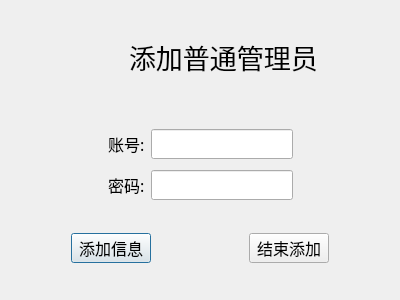
<?xml version="1.0" encoding="UTF-8"?>
<ui version="4.0">
 <class>add_admin</class>
 <widget class="QDialog" name="add_admin">
  <property name="geometry">
   <rect>
    <x>0</x>
    <y>0</y>
    <width>400</width>
    <height>300</height>
   </rect>
  </property>
  <property name="windowTitle">
   <string>Dialog</string>
  </property>
  <layout class="QVBoxLayout" name="verticalLayout">
   <item>
    <spacer name="verticalSpacer">
     <property name="orientation">
      <enum>Qt::Vertical</enum>
     </property>
     <property name="sizeHint" stdset="0">
      <size>
       <width>20</width>
       <height>40</height>
      </size>
     </property>
    </spacer>
   </item>
   <item>
    <layout class="QHBoxLayout" name="horizontalLayout">
     <item>
      <spacer name="horizontalSpacer">
       <property name="orientation">
        <enum>Qt::Horizontal</enum>
       </property>
       <property name="sizeHint" stdset="0">
        <size>
         <width>40</width>
         <height>20</height>
        </size>
       </property>
      </spacer>
     </item>
     <item>
      <widget class="QLabel" name="label_2">
       <property name="minimumSize">
        <size>
         <width>40</width>
         <height>40</height>
        </size>
       </property>
       <property name="maximumSize">
        <size>
         <width>40</width>
         <height>40</height>
        </size>
       </property>
       <property name="styleSheet">
        <string notr="true">image: url(:/img/icons/logo.png);</string>
       </property>
       <property name="text">
        <string/>
       </property>
      </widget>
     </item>
     <item>
      <widget class="QLabel" name="label">
       <property name="font">
        <font>
         <family>楷体</family>
         <pointsize>20</pointsize>
        </font>
       </property>
       <property name="text">
        <string>添加普通管理员</string>
       </property>
      </widget>
     </item>
     <item>
      <spacer name="horizontalSpacer_2">
       <property name="orientation">
        <enum>Qt::Horizontal</enum>
       </property>
       <property name="sizeHint" stdset="0">
        <size>
         <width>40</width>
         <height>20</height>
        </size>
       </property>
      </spacer>
     </item>
    </layout>
   </item>
   <item>
    <spacer name="verticalSpacer_6">
     <property name="orientation">
      <enum>Qt::Vertical</enum>
     </property>
     <property name="sizeType">
      <enum>QSizePolicy::Fixed</enum>
     </property>
     <property name="sizeHint" stdset="0">
      <size>
       <width>20</width>
       <height>5</height>
      </size>
     </property>
    </spacer>
   </item>
   <item>
    <widget class="QLabel" name="tishi">
     <property name="minimumSize">
      <size>
       <width>0</width>
       <height>30</height>
      </size>
     </property>
     <property name="maximumSize">
      <size>
       <width>16777215</width>
       <height>30</height>
      </size>
     </property>
     <property name="font">
      <font>
       <family>楷体</family>
       <pointsize>12</pointsize>
      </font>
     </property>
     <property name="text">
      <string/>
     </property>
     <property name="alignment">
      <set>Qt::AlignCenter</set>
     </property>
    </widget>
   </item>
   <item>
    <spacer name="verticalSpacer_5">
     <property name="orientation">
      <enum>Qt::Vertical</enum>
     </property>
     <property name="sizeType">
      <enum>QSizePolicy::Fixed</enum>
     </property>
     <property name="sizeHint" stdset="0">
      <size>
       <width>20</width>
       <height>5</height>
      </size>
     </property>
    </spacer>
   </item>
   <item>
    <layout class="QHBoxLayout" name="horizontalLayout_2">
     <item>
      <spacer name="horizontalSpacer_3">
       <property name="orientation">
        <enum>Qt::Horizontal</enum>
       </property>
       <property name="sizeHint" stdset="0">
        <size>
         <width>40</width>
         <height>20</height>
        </size>
       </property>
      </spacer>
     </item>
     <item>
      <widget class="QLabel" name="label_4">
       <property name="minimumSize">
        <size>
         <width>0</width>
         <height>30</height>
        </size>
       </property>
       <property name="maximumSize">
        <size>
         <width>16777215</width>
         <height>30</height>
        </size>
       </property>
       <property name="font">
        <font>
         <family>楷体</family>
         <pointsize>12</pointsize>
        </font>
       </property>
       <property name="text">
        <string>账号:</string>
       </property>
      </widget>
     </item>
     <item>
      <widget class="QLineEdit" name="lineEdit_id">
       <property name="minimumSize">
        <size>
         <width>0</width>
         <height>30</height>
        </size>
       </property>
       <property name="maximumSize">
        <size>
         <width>16777215</width>
         <height>30</height>
        </size>
       </property>
       <property name="font">
        <font>
         <family>楷体</family>
         <pointsize>12</pointsize>
        </font>
       </property>
      </widget>
     </item>
     <item>
      <spacer name="horizontalSpacer_4">
       <property name="orientation">
        <enum>Qt::Horizontal</enum>
       </property>
       <property name="sizeHint" stdset="0">
        <size>
         <width>40</width>
         <height>20</height>
        </size>
       </property>
      </spacer>
     </item>
    </layout>
   </item>
   <item>
    <spacer name="verticalSpacer_4">
     <property name="orientation">
      <enum>Qt::Vertical</enum>
     </property>
     <property name="sizeType">
      <enum>QSizePolicy::Fixed</enum>
     </property>
     <property name="sizeHint" stdset="0">
      <size>
       <width>20</width>
       <height>5</height>
      </size>
     </property>
    </spacer>
   </item>
   <item>
    <layout class="QHBoxLayout" name="horizontalLayout_3">
     <item>
      <spacer name="horizontalSpacer_5">
       <property name="orientation">
        <enum>Qt::Horizontal</enum>
       </property>
       <property name="sizeHint" stdset="0">
        <size>
         <width>40</width>
         <height>20</height>
        </size>
       </property>
      </spacer>
     </item>
     <item>
      <widget class="QLabel" name="label_5">
       <property name="minimumSize">
        <size>
         <width>0</width>
         <height>30</height>
        </size>
       </property>
       <property name="maximumSize">
        <size>
         <width>16777215</width>
         <height>30</height>
        </size>
       </property>
       <property name="font">
        <font>
         <family>楷体</family>
         <pointsize>12</pointsize>
        </font>
       </property>
       <property name="text">
        <string>密码:</string>
       </property>
      </widget>
     </item>
     <item>
      <widget class="QLineEdit" name="lineEdit_password">
       <property name="minimumSize">
        <size>
         <width>0</width>
         <height>30</height>
        </size>
       </property>
       <property name="maximumSize">
        <size>
         <width>16777215</width>
         <height>30</height>
        </size>
       </property>
       <property name="font">
        <font>
         <family>楷体</family>
         <pointsize>12</pointsize>
        </font>
       </property>
      </widget>
     </item>
     <item>
      <spacer name="horizontalSpacer_6">
       <property name="orientation">
        <enum>Qt::Horizontal</enum>
       </property>
       <property name="sizeHint" stdset="0">
        <size>
         <width>40</width>
         <height>20</height>
        </size>
       </property>
      </spacer>
     </item>
    </layout>
   </item>
   <item>
    <spacer name="verticalSpacer_3">
     <property name="orientation">
      <enum>Qt::Vertical</enum>
     </property>
     <property name="sizeHint" stdset="0">
      <size>
       <width>20</width>
       <height>40</height>
      </size>
     </property>
    </spacer>
   </item>
   <item>
    <layout class="QHBoxLayout" name="horizontalLayout_4">
     <item>
      <spacer name="horizontalSpacer_8">
       <property name="orientation">
        <enum>Qt::Horizontal</enum>
       </property>
       <property name="sizeType">
        <enum>QSizePolicy::Fixed</enum>
       </property>
       <property name="sizeHint" stdset="0">
        <size>
         <width>60</width>
         <height>20</height>
        </size>
       </property>
      </spacer>
     </item>
     <item>
      <widget class="QPushButton" name="pushButton">
       <property name="minimumSize">
        <size>
         <width>0</width>
         <height>30</height>
        </size>
       </property>
       <property name="maximumSize">
        <size>
         <width>16777215</width>
         <height>30</height>
        </size>
       </property>
       <property name="font">
        <font>
         <family>楷体</family>
         <pointsize>12</pointsize>
        </font>
       </property>
       <property name="text">
        <string>添加信息</string>
       </property>
      </widget>
     </item>
     <item>
      <spacer name="horizontalSpacer_7">
       <property name="orientation">
        <enum>Qt::Horizontal</enum>
       </property>
       <property name="sizeType">
        <enum>QSizePolicy::Expanding</enum>
       </property>
       <property name="sizeHint" stdset="0">
        <size>
         <width>80</width>
         <height>20</height>
        </size>
       </property>
      </spacer>
     </item>
     <item>
      <widget class="QPushButton" name="pushButton_2">
       <property name="minimumSize">
        <size>
         <width>0</width>
         <height>30</height>
        </size>
       </property>
       <property name="maximumSize">
        <size>
         <width>16777215</width>
         <height>30</height>
        </size>
       </property>
       <property name="font">
        <font>
         <family>楷体</family>
         <pointsize>12</pointsize>
        </font>
       </property>
       <property name="text">
        <string>结束添加</string>
       </property>
      </widget>
     </item>
     <item>
      <spacer name="horizontalSpacer_9">
       <property name="orientation">
        <enum>Qt::Horizontal</enum>
       </property>
       <property name="sizeType">
        <enum>QSizePolicy::Fixed</enum>
       </property>
       <property name="sizeHint" stdset="0">
        <size>
         <width>60</width>
         <height>20</height>
        </size>
       </property>
      </spacer>
     </item>
    </layout>
   </item>
   <item>
    <spacer name="verticalSpacer_2">
     <property name="orientation">
      <enum>Qt::Vertical</enum>
     </property>
     <property name="sizeHint" stdset="0">
      <size>
       <width>20</width>
       <height>40</height>
      </size>
     </property>
    </spacer>
   </item>
  </layout>
 </widget>
 <resources/>
 <connections/>
</ui>
